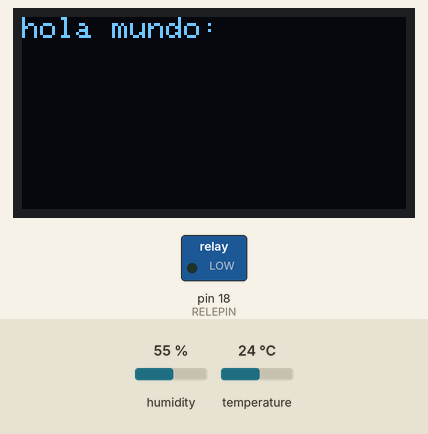
Bench run of a sketch on a simulated Arduino Mega 2560, built with avr-gcc and run on an emulated ATmega2560. On the bench: 128×64 one-colour display, switched loads named in the sketch (green lamp = pin HIGH). Inputs (shaded band) come from the test bench; at power-on: humidity 55 %, temperature 24 °C.

Above: at 0.2 s.

The sketch:

TP0.punto1.ino
```cpp
#include <Wire.h>
#include <Adafruit_SSD1306.h>
#include <Adafruit_GFX.h>
#include<DHT.h>

#define DHTTYPE DHT11
#define DHTPIN 23

#define RELEPIN 18

#define SCREEN_WIDTH 128
#define SCREEN_HEIGHT 64

float umbral = 30 ;

DHT dht(DHTPIN, DHTTYPE);

Adafruit_SSD1306 display(SCREEN_WIDTH, SCREEN_HEIGHT, &Wire, -1);

void setup() {
  Serial.begin(9600);
  dht.begin();
  display.begin(SSD1306_SWITCHCAPVCC, 0x3C);
  display.clearDisplay();
  display.setTextSize(1);
  display.setTextColor(SSD1306_WHITE);
  display.setCursor(0,0);
  display.display();

  pinMode(RELEPIN, OUTPUT);

}

void loop() {

   float temperatura = dht.readTemperature();
   display.clearDisplay();
     display.setTextSize(1);
     display.setTextColor(SSD1306_WHITE);
     display.setCursor(0,0);
     display.print("hola mundo: ");
     display.display();

        }
```
